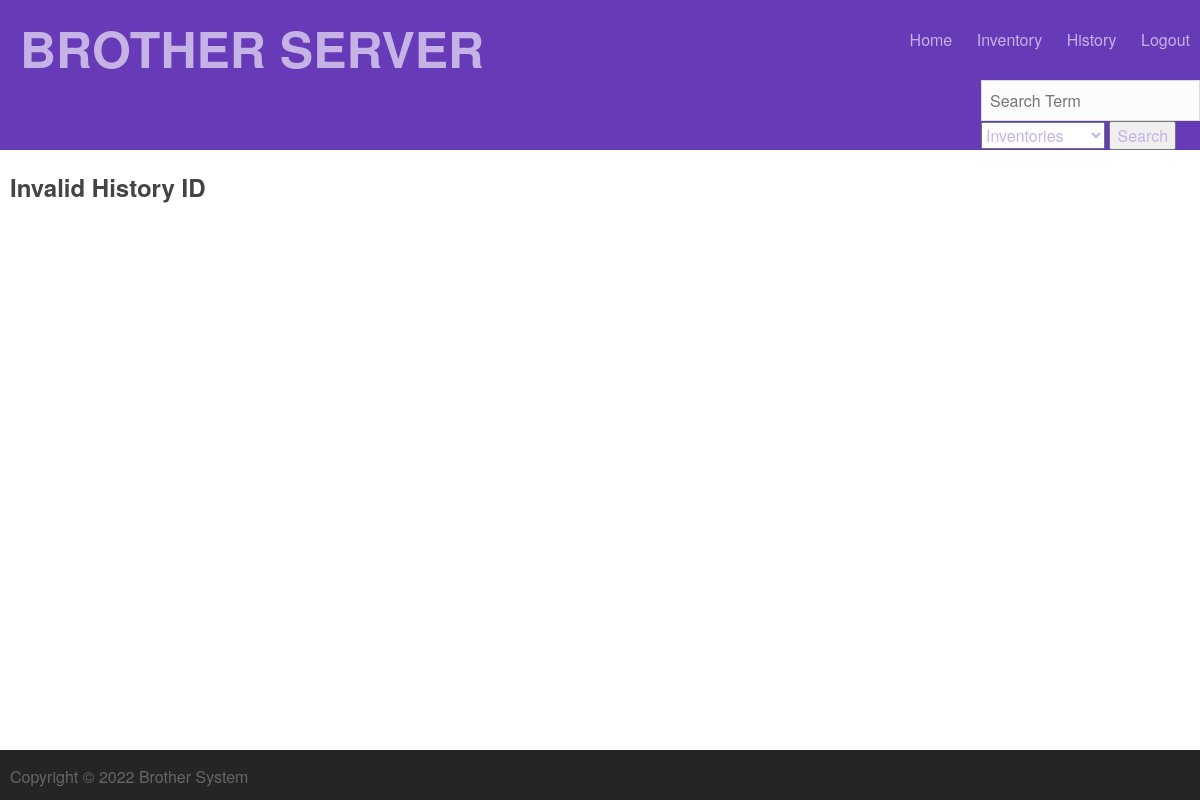
Page /history/2 (signed in) on the earlier database version.
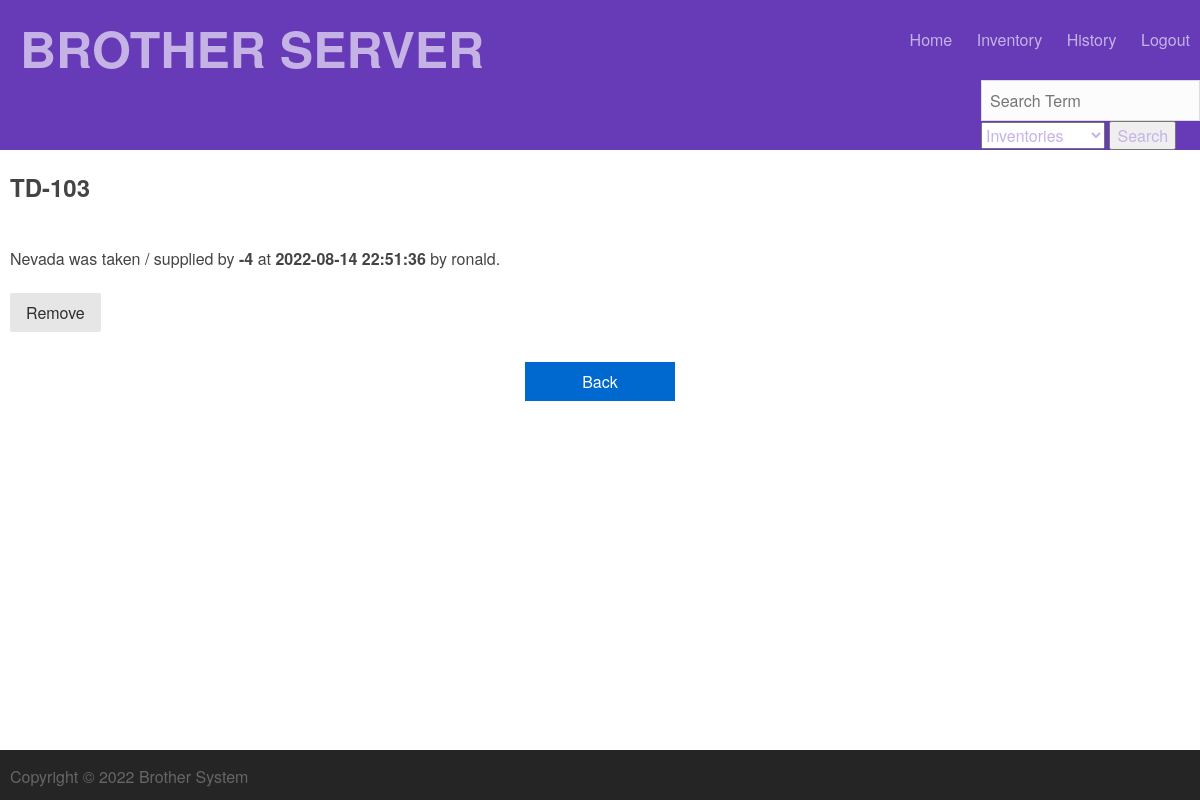
Same page on the later database version.
### tables this page shows
CREATE TABLE Inventory(
            inventory_id INTEGER PRIMARY KEY AUTOINCREMENT,
            inventoryname TEXT,
            quantity INT,
            description TEXT);

CREATE TABLE History(
            history_id INTEGER PRIMARY KEY AUTOINCREMENT,
            user_id INTEGER REFERENCES Users(user_id) NOT NULL,
            inventory_id INTEGER REFERENCES Inventory(inventory_id) NOT NULL,
            stock_before INTEGER,
            stock_after INTEGER,
            stock_taken_supplied INTEGER,
            lastviewed DATE NOT NULL
        );

CREATE TABLE Users(
            user_id INTEGER PRIMARY KEY AUTOINCREMENT,
            username TEXT,
            password TEXT,
            admin INTEGER DEFAULT 0);

### run.py (the view)
@app.route('/history/<history_id>')
def single_history(history_id):
    if ('logged_in' not in session or not session['logged_in']):
        return redirect(url_for('/login'))
    if (session['admin'] == 0):
        return redirect(url_for('list_inventories'))
    page['title'] = 'history'
    history = None
    history = myDatabase.select_history(history_id)
    if history == None:
        history = []
    return render_template('singleitems/history.html',
                            user=session,
                            page=page,
                            history=history)

### database.py (called while the page is built)
    def execute(self, sql_string):
        out = None
        for string in sql_string.split(";"):
            try:
                out = self.cur.execute(string)
            except sqlite3.DatabaseError as e:
                print("database error:{}".format(e))
                pass
        return out

    def select_history(self, history_id):
        sql_query = """
            SELECT his.history_id, inv.inventoryname, user.username, his.stock_before, his.stock_after, his.stock_taken_supplied, his.lastviewed
            FROM (Inventory inv JOIN History his USING(inventory_id)) JOIN USERS user USING(user_id)
            WHERE his.history_id = '{history_id}'
        """.format(history_id=history_id)
        result = []
        self.execute(sql_query)
        cols = [a[0] for a in self.cur.description]
        returning = self.cur.fetchall()
        for row in returning:
            result.append({a:b for a,b in zip(cols, row)})
        return result

### run.py (called while the page is built)
@app.before_request
def make_session_new():
    session.permanent = True
    app.permanent_session_lifetime = timedelta(minutes=45)
    session.modified = True

### templates/singleitems/history.html
{% include 'top.html' %}
<div class="content">
  <div class="container details">
    {% if history %}
    <h2 class="title">{{history[0].inventoryname}}</h2>
    <br />
    Nevada was taken / supplied by <strong>{{history[0].stock_taken_supplied}}</strong> at <strong>{{history[0].lastviewed}}</strong> by {{history[0].username}}.
    <br />
    <br />
    <a class="pure-button" href="{{ url_for('remove_history', history_id=history[0].history_id) }}">Remove</a>
    <form class="login" action="{{url_for('list_history')}}">
      <button class="flat" type="submit">Back</button>
     </form>
    {% else %}
    <h2 class="title">Invalid History ID</h2>
    {% endif %}
  </div>
</div>
{% include 'bottom.html'%}

Differences in the rows shown:
now on this page (row edited): Inventory: inventoryname "TD-103"
added History: stock_taken_supplied "-4", lastviewed "2022-08-14 22:51:36"
now on this page (row unchanged): Users: username "ronald"
Other differences:
text no longer shown: "Invalid History ID"
text now shown: "Nevada was taken / supplied by at by . Remove Back"
